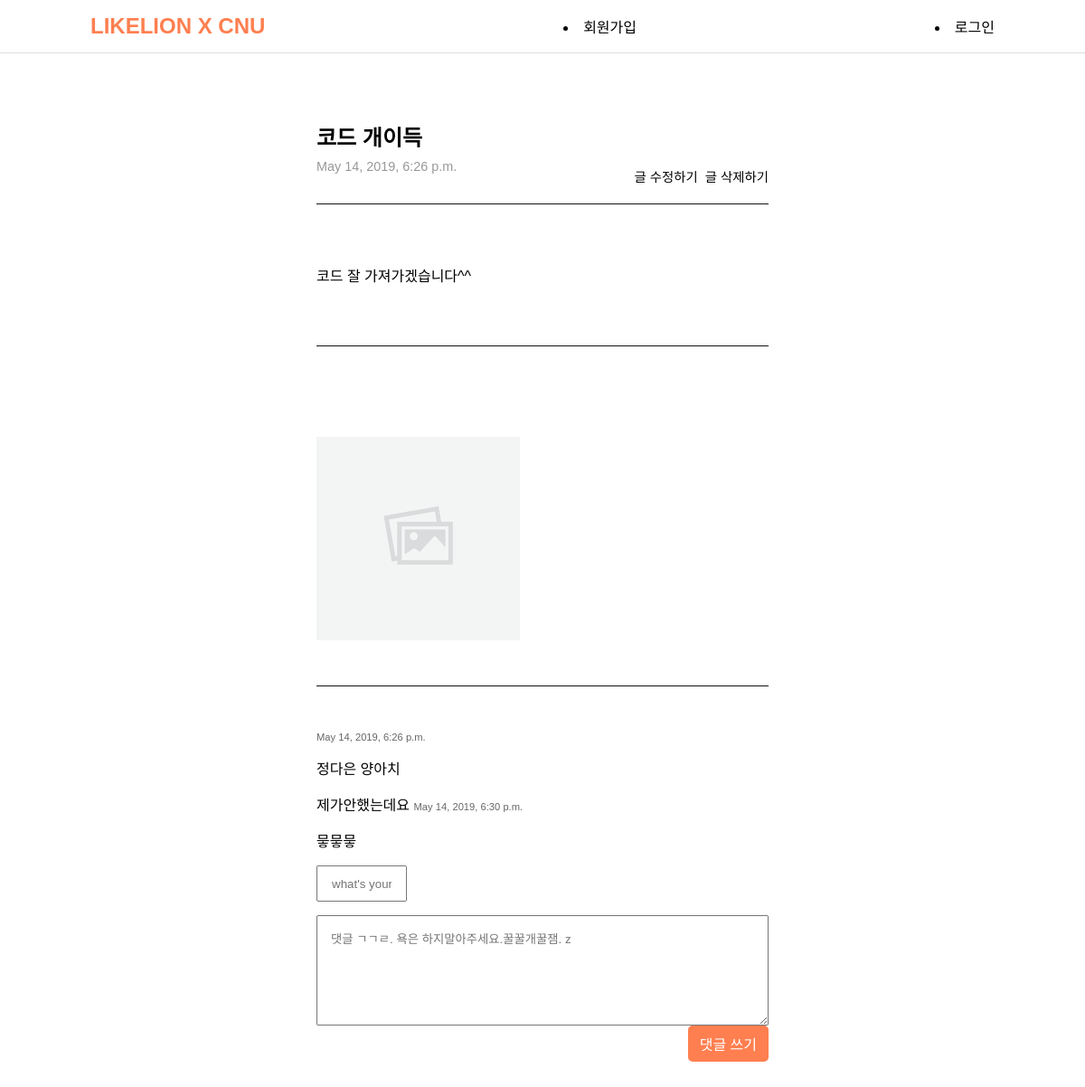
Screenshot of /read/25/ with the database file from the repository.
### post/models.py (models this page shows, shortened)
class Post(models.Model):
    title = models.CharField(max_length=50)
    body = models.TextField()
    pub_date = models.DateTimeField("data published")
    image = models.ImageField(upload_to='images/', blank=True)

class Comment(models.Model):
    post = models.ForeignKey(Post, on_delete=models.CASCADE)
    username = models.CharField(max_length=50)
    body = models.TextField()
    pub_date = models.DateTimeField("data published")

### post/views.py (the view)
# urls.py: path('read/<int:post_id>/' , post.read,name="read"),
def read(request, post_id):
    post = get_object_or_404(Post, pk=post_id)
    return render(request, 'read.html', {'post' : post})

### post/templates/read.html (shortened to what this page needs)
dli{% extends 'base.html' %}
{% load staticfiles %}
{% block content %}
<div class="post-detail-container">
  <div class="post-read-header">
    <h2>{{ post.title }}</h2>
    <div>
      <span>{{ post.pub_date }}</span>
      <div class="post-read-action">
        <a href="{% url 'renew' post.id %}">글 수정하기</a>
        <button type="submit" form="post-delete">글 삭제하기</button>
      </div>
    </div>
  </div>
  <div class="post-read-body">
    <p>{{ post.body }}</p>
  </div>
  <div class="post-read-end">
    <span class="post-read-img">
      {% if post.image %}
      <img src="{{ post.image.url }}" alt="">
      {% else %}
      <img src="{% static 'no-image.png' %}" alt="">
      {% endif %}
    </span>
  </div>
  {% for comment in post.comment_set.all %}
    <div class="post-comment">
      <span>{{ comment.username }}</span>
      <span class="c-pub-date">{{ comment.pub_date }}</span>
      <p>{{ comment.body }}</p>
    </div>
  {% endfor %}
  <div class="post-comment-input">
    <form id="comment-form" action="{% url 'c_comment' post.id %}" method="post">
      <div class="c-input-container">
        <input type="text" name="comment_username" placeholder="what's your name?">
      </div>
      <textarea name="comment_body" id="comment-body" placeholder="댓글 ㄱㄱㄹ. 욕은 하지말아주세요.꿀꿀개꿀잼. z" rows="6"></textarea>
      <div class="c-input-container">
        <button class="comment-submit" form="comment-form" type="submit">댓글 쓰기</button>
      </div>
    </form>
  </div>
</div>
{% endblock %}

### longtimenosee/static/base.css (style rules this page uses)
* { font-family: 'Noto Sans KR', sans-serif; box-sizing: border-box; }
body, li, ul, nav, h1, h2, input, button { font-family: inherit; margin: 0; padding: 0; }
a { text-decoration: none; color: #000; }

### post/static/read.css (style rules this page uses)
.post-detail-container { margin: 0 250px; }
.post-read-header { border-bottom: 1px solid #111; padding: 20px 0; }
.post-read-header div { display: flex; justify-content: space-between; color: #999; margin-top: 8px; font-size: 0.9rem; }
.post-read-action a { margin-left: 8px; }
.post-read-action button { border: none; background-color: white; text-decoration: none; font-size: inherit; cursor: pointer; margin-left: 8px; }
.post-read-body { padding: 50px 0; margin-bottom: 50px; border-bottom: 1px solid #111; }
.post-read-end { padding: 50px 0; margin-bottom: 50px; border-bottom: 1px solid #111; }
.post-read-img img { max-height: 800px; max-width: 800px; }
#comment-form textarea { padding: 15px; width: 100%; }
.c-input-container { margin-bottom: 15px; }
.c-input-container input { padding: 15px; width: 100px; height: 40px; }
.c-pub-date { text-align: center; color: #666; font-size: 0.7rem; }
.comment-submit { display: block; float: right; padding: 8px 13px; font-size: 1rem; background-color: coral; border: none; color: white; border-radius: 5px; }

### rows the page displays
Post: title "코드 개이득", pub_date "May 14, 2019, 6:26 p.m.", body "코드 잘 가져가겠습니다^^"
Comment: pub_date "May 14, 2019, 6:26 p.m.", body "정다은 양아치"
Comment: username "제가안했는데요", pub_date "May 14, 2019, 6:30 p.m.", body "믛믛믛"
